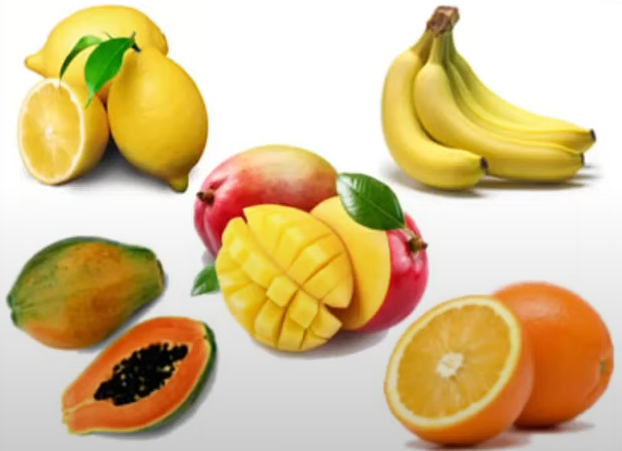
#> input picture assets/fruits.png, 622 x 451 px
$ python contours.py
#> lines starting #> are read from the running program, lines starting #| are printed output that depends on the picture; after the words box and inside, x2 and y2 are one past the last pixel; in counts of white or black regions, pixels touching at a corner belong together
import cv2
import numpy as np


img = cv2.imread('assets/fruits.png')
#> img is the input picture: shape (451, 622, 3); mean B, G, R 144.1, 190.8, 214.6

for x in range(img.shape[0]):
    for y in range(img.shape[1]):
        r,g,b = img[x,y]
        if r > 200 and g> 200 and b > 200:
            img[x,y] = [255,255,255]
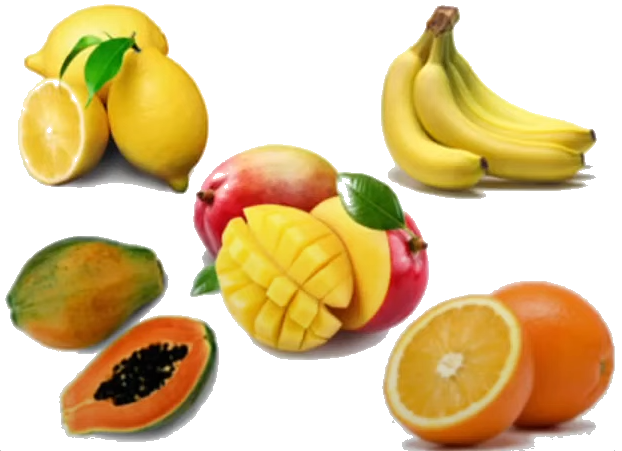
#> img: shape (451, 622, 3); mean B, G, R 151.2, 197.6, 221.3

gray = cv2.cvtColor(img, cv2.COLOR_BGR2GRAY)
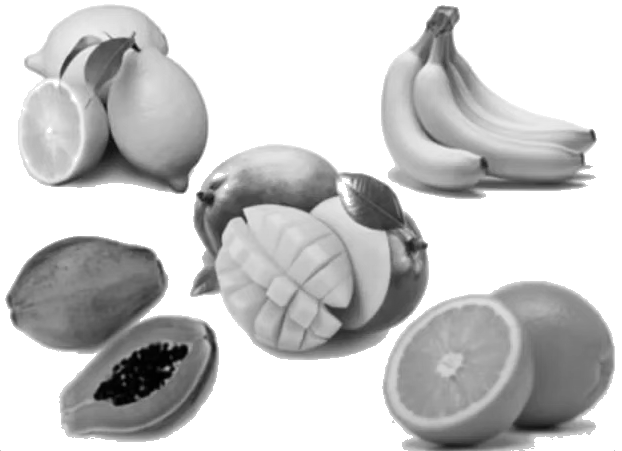
#> gray: shape (451, 622); min 0, max 255, mean 199.4

ret, thresh = cv2.threshold(gray, 230, 255, cv2.THRESH_BINARY_INV)
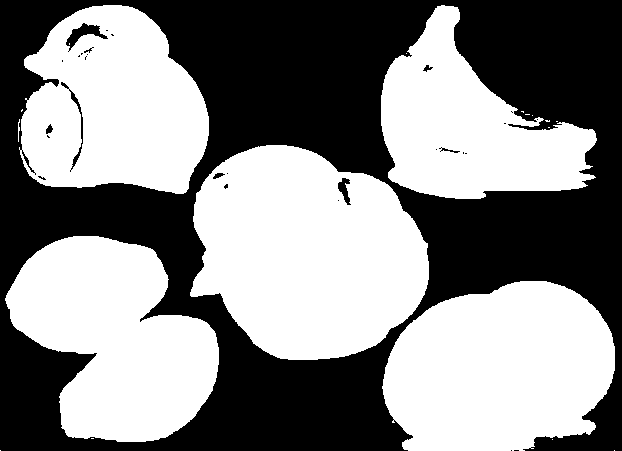
#> thresh: shape (451, 622); 52.8% white; 29 black regions (20 under 20 px)

contours, _ = cv2.findContours(thresh, cv2.RETR_TREE, cv2.CHAIN_APPROX_SIMPLE)
#> contours = 56 contours, 39 with area under 20; largest, box (x1, y1, x2, y2) and area: (190, 145, 429, 360) 38128, (382, 281, 615, 451) 31213, (5, 236, 219, 442) 28661, (19, 5, 209, 194) 27172, (381, 5, 597, 199) 22249


cv2.drawContours(img, contours, -1, (0,255, 0), 3)
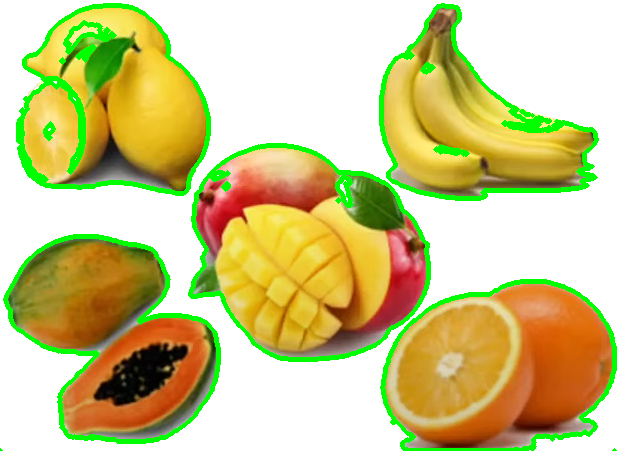
#> img: shape (451, 622, 3); 7.24% of pixels changed, all inside (x1, y1, x2, y2) = (0, 3, 617, 451)
cv2.imshow('img', img)
cv2.imshow('thresh', thresh)
cv2.waitKey(0)
cv2.destroyAllWindows()
